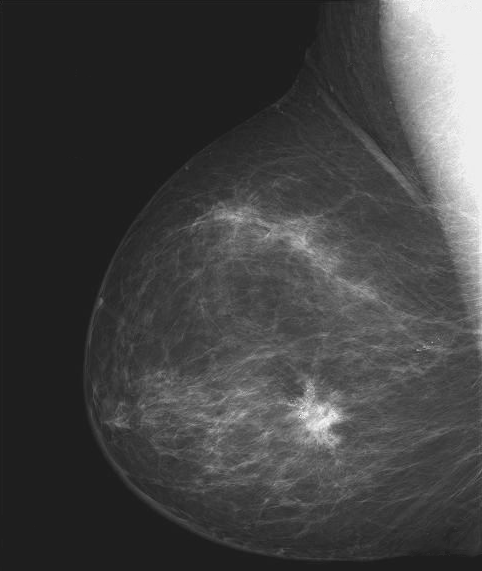
%> input picture lab2/breast_Xray.tif, 482 x 571 px
$ octave lab2.m   (GNU Octave 9; MATLAB toolbox functions it lacks are replaced by stand-ins)
%> lines starting %> are read from the running program, lines starting %| are printed output that depends on the picture; in (x1, y1, x2, y2) boxes, pixels count from 0 and x2, y2 are one past the last pixel; in counts of white or black regions, pixels touching at a corner belong together; the program's own positions count from 1
%First assigment
x = imread('breast_Xray.tif');%read image file
%> x is the input picture: size 571x482 uint8; min 21, max 255, mean 66.7
y = 255 - x ;%get negative version minus 255
figure
imshow(uint8(y)); %show image
title('First assigment')
clear


%Seccond Assigment
x = im2double(imread('moon.tif')); %read image for double
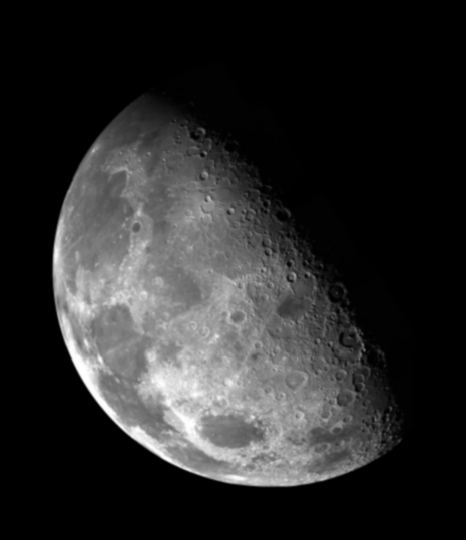
%> input picture lab2/moon.tif, 466 x 540 px
%> x: size 540x466 double; min 0, max 0.996, mean 0.167
x=x*255;%that is normalize version so that multiply 255
y=x;%for dont change the orginal message export another variable
y(y > 60) = 255;%give a condition and equal new value
%> y: size 540x466 double
y(y <= 60) = 0;%less than another condition give another value
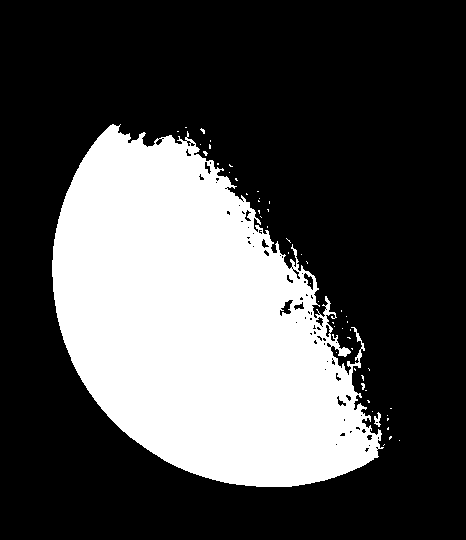
%> y: size 540x466 double; 30.5% white; 52 white regions (50 under 20 px), largest, box (x1, y1, x2, y2) and area: (52, 124, 384, 487) 76455, (374, 412, 381, 427) 57

figure
imshow(uint8(y));%show image
title('Second assigment')

clear


%Third Assigment
load('barbara_dft_no_log.mat');%load data
x=barbara_dft_no_log;%for easy use export other variable
final = log(1+x);%get log value but log(0) is - infinity so that add 1
figure
imshow(final,[]);%show image
title('Third assigment')
clear


%Fourth Assigment

x = im2double(imread('washed_aerial.tif')); %read image
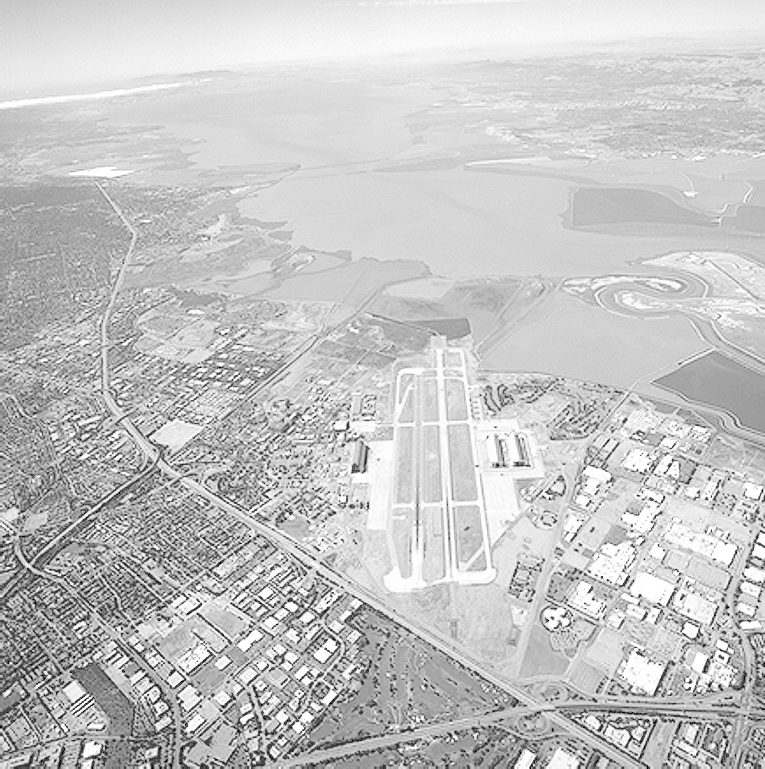
%> input picture lab2/washed_aerial.tif, 765 x 769 px
%> x: size 769x765 double; min 0, max 1, mean 0.773

y = ((x).^2).*255;%get power element by element and  times 255 this is function
%> y: size 769x765 double

%plot image
figure
subplot(1,3,1)
imshow(uint8(y));
title('Gama 2')

y = ((x).^3).*255;%get power and function and plot again
subplot(1,3,2)
imshow(uint8(y));
title('Gama 3')

y = ((x).^4).*255;
subplot(1,3,3)
imshow(uint8(y));
title('Gama 4')

clear

%Fifth Assigment
x = im2double(imread('fractured_spine.tif'));%read image
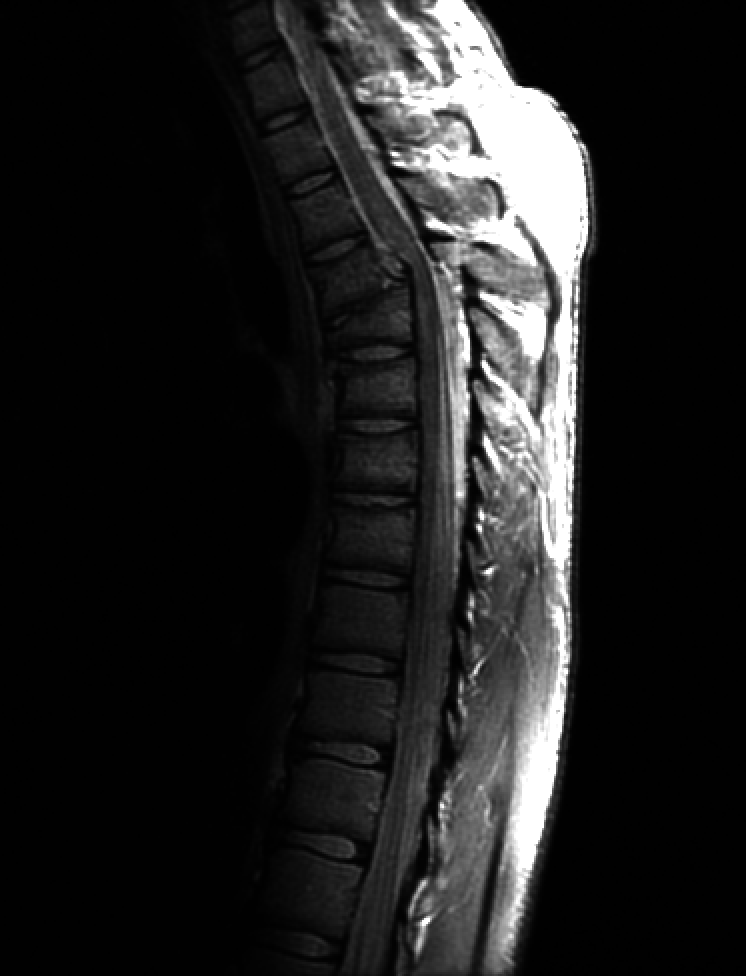
%> input picture lab2/fractured_spine.tif, 746 x 976 px
%> x: size 976x746 double; min 0, max 1, mean 0.128
y = ((x).^0.3).*255;
%> y: size 976x746 double

figure
subplot(1,3,1)
imshow(uint8(y));
title('game 0.3');

y = ((x).^0.4).*255;
subplot(1,3,2)
imshow(uint8(y));
title('game 0.4');

y = ((x).^0.5).*255;
subplot(1,3,3)
imshow(uint8(y));
title('game 0.5');

clear


%Sixth Assigment
x = double(imread('fractal_iris.tif')); %read data
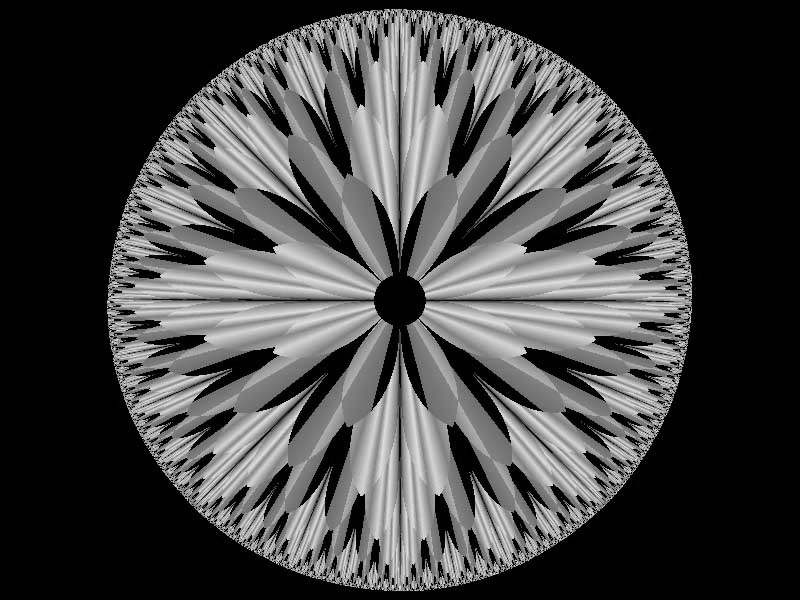
%> input picture lab2/fractal_iris.tif, 800 x 600 px
%> x: size 600x800 double; min 0, max 246, mean 67.7; mean of the top-left, top-right, bottom-left and bottom-right quarters 67.3, 68.1, 68.1, 67.3
figure
for i=1:8 %count every layer

    subplot(2,4,i)
    b = bitget(x,i);%for every layer get data for bitget and draw
    imshow(b)
    title(i)
end
%> this loop made 8 passes
%> pass 1, `b = bitget(x,i);`:
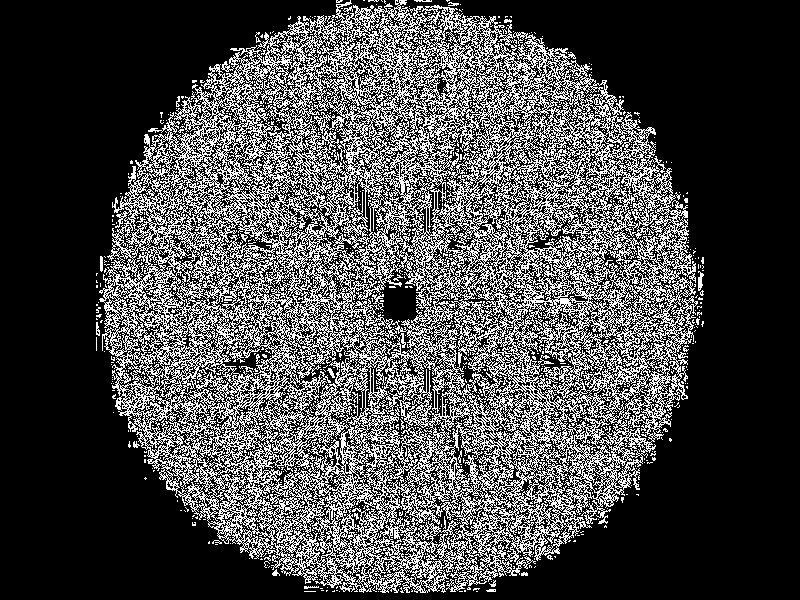
%> b: size 600x800 logical; 28.5% white in thin lines or dots, all inside (x1, y1, x2, y2) = (96, 0, 704, 593)
%> after the loop:
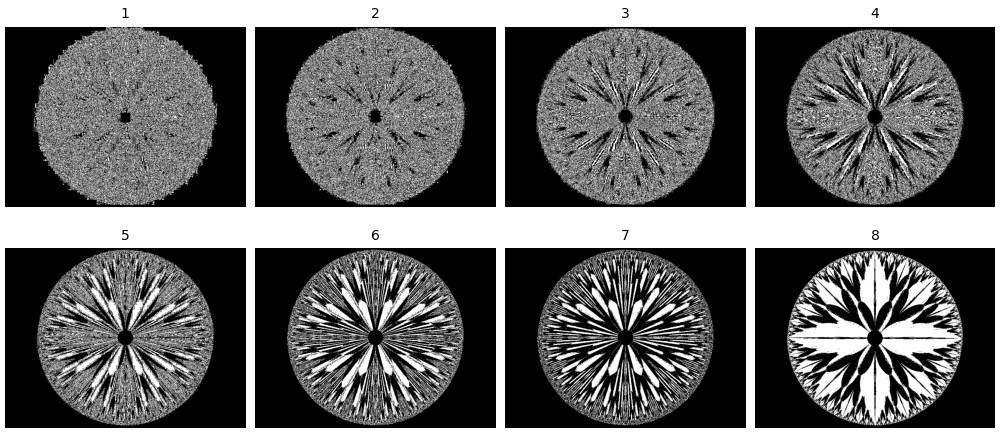
%> figure redrawn from the program's plot data, 8 panels
